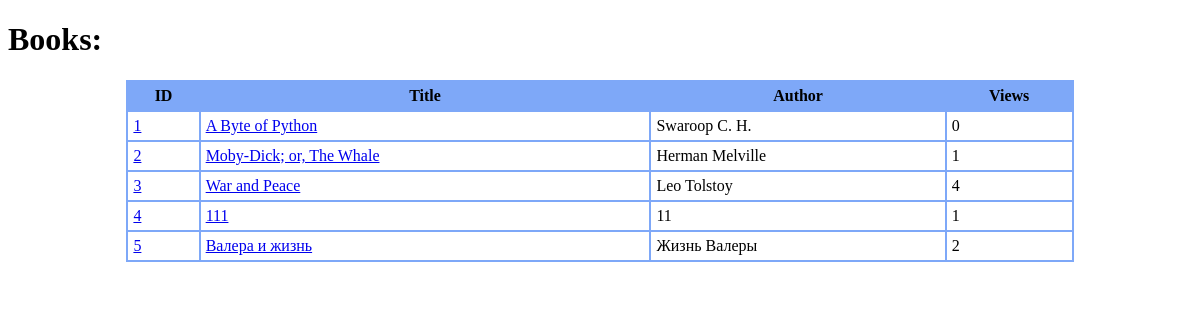
/books, run on the app's committed database.
### tables this page shows
CREATE TABLE `table_books` (
                    id INTEGER PRIMARY KEY AUTOINCREMENT, 
                    title TEXT, 
                    author TEXT
                , views INTEGER DEFAULT 0);

### routes.py (the view)
@app.route('/books')
def all_books() -> str:
    return render_template(
        'index.html',
        books=get_all_books(),
    )

### models.py (called while the page is built)
def get_all_books() -> List[Book]:
    with sqlite3.connect('table_books.db') as conn:
        cursor: sqlite3.Cursor = conn.cursor()
        cursor.execute(
            """
            SELECT id, title, author, views FROM `table_books`
            """
        )
        return [Book(*row) for row in cursor.fetchall()]

### templates/index.html (shortened to what this page needs)
<!DOCTYPE html>
<html>
<head>
    <link rel="stylesheet" type="text/css" href="../static/style.css">
</head>
<body>
<h1>Books:</h1>
{% if books %}
<table class="customTable">
    <thead>
    <tr>
        <th>ID</th>
        <th>Title</th>
        <th>Author</th>
        <th>Views</th>
    </tr>
    </thead>
    <tbody>
    {% for book in books %}
    <tr>
        <td>
            <a href="{{ url_for('book_detail', book_id=book.id) }}">
                {{ book.id }}
            </a>
        </td>
        <td>
            <a href="{{ url_for('book_detail', book_id=book.id) }}">
                {{ book.title }}
            </a>
        </td>
        <td>
            {{ book.author }}
        </td>
        <td>
            {{ book.views }}
        </td>
    </tr>
    {% endfor %}
    </tbody>
</table>
{% else %}
<h2> Sorry, no books in DB.</h2>
{% endif %}
</body>
</html>

### static/style.css (style rules this page uses)
table.customTable { width: 80%; background-color: #FFFFFF; border-collapse: collapse; border-width: 2px; border-color: #7ea8f8; border-style: solid; color: #000000; margin: auto; }
table.customTable td, table.customTable th { border-width: 2px; border-color: #7ea8f8; border-style: solid; padding: 5px; }
table.customTable thead { background-color: #7ea8f8; }

### data on the page
table_books: id "1", title "A Byte of Python", author "Swaroop C. H.", views "0"
table_books: id "2", title "Moby-Dick; or, The Whale", author "Herman Melville", views "1"
table_books: id "3", title "War and Peace", author "Leo Tolstoy", views "4"
table_books: id "4", title "111", author "11", views "1"
table_books: id "5", title "Валера и жизнь", author "Жизнь Валеры", views "2"
